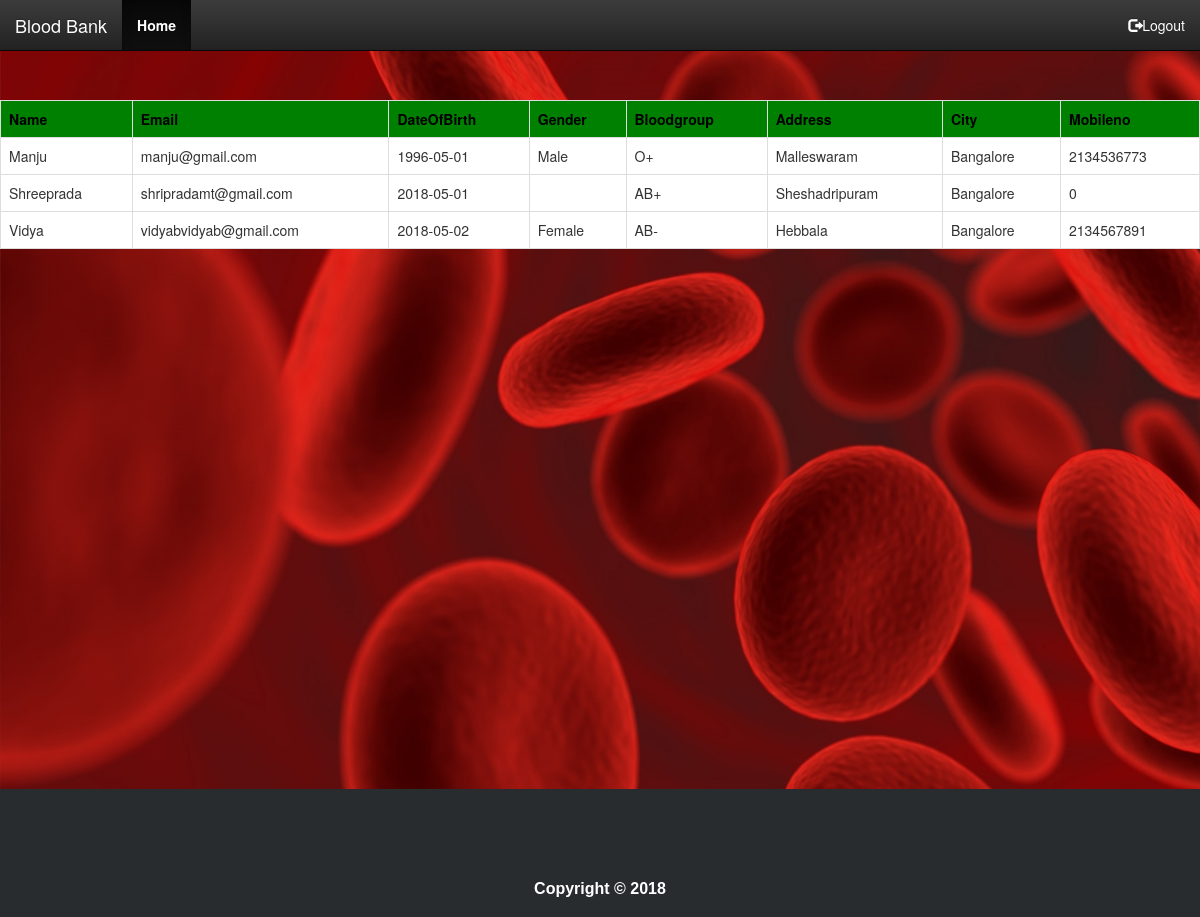
Page /admin/viewdonor.php on the committed database.
### tables this page shows
CREATE TABLE `donor` (
  `Name` varchar(20) NOT NULL,
  `Email` varchar(30) NOT NULL,
  `DOB` date NOT NULL,
  `Age` int(5) NOT NULL,
  `Gender` varchar(10) NOT NULL,
  `Bloodgroup` varchar(10) NOT NULL,
  `Address` varchar(50) NOT NULL,
  `City` varchar(20) NOT NULL,
  `Mobileno` int(15) NOT NULL,
  `Username` varchar(30) NOT NULL,
  `Password` varchar(20) NOT NULL,
  `Confirmpassword` varchar(20) NOT NULL
);

### admin/viewdonor.php (the view, shortened to what this page needs)
<?php
$conn=mysqli_connect("localhost","root","") or die("Could not connect");
$sql="select * from donor";
$records=mysqli_query($conn,$sql)or die (mysqli_error());
?>
<!DOCTYPE html>
<html>
<head>
    <link rel="stylesheet" href="assets/bootstrap/css/bootstrap.min.css">
    <link rel="stylesheet" href="assets/fonts/font-awesome.min.css">
    <link rel="stylesheet" href="assets/css/styles.css">
    <link rel="stylesheet" href="assets/css/Pretty-Footer.css">
</head>
<body>
    <nav class="navbar navbar-inverse navbar-fixed-top">
        <div class="container-fluid">
            <div class="navbar-header"><a class="navbar-brand navbar-link" href="#"><font color="white">Blood Bank</font><br></a>
            </div>
            <div class="collapse navbar-collapse" id="navcol-1">
                <ul class="nav navbar-nav">
				 <li class="active"><a href="../admin/adminhome.html"><font color="white"><b>Home</b></font></a></li>
                    </ul><div class="collapse navbar-collapse" id="navcol-1">
                    <ul class="nav navbar-nav navbar-right">
                      <li role="presentation"><a href="../admin/logout.php"><font color="white"><span class="glyphicon glyphicon-log-out"></span>Logout</font></a></li>
                    </ul>
            </div>
            </div>
        </div>
    </nav>
	<br><br><br><br><br>
		<center>
			<div class="Table">
            <table class="table table-bordered" width="50">
			  <tr>
	    <th style="background:green"><font color="black">Name</font></th>
        <th style="background:green"><font color="black">Email</font></th>
        <th style="background:green"><font color="black">DateOfBirth</font></th>
        <th style="background:green"><font color="black">Gender</font></th>
		<th style="background:green"><font color="black">Bloodgroup</font></th>
		<th style="background:green"><font color="black">Address</font></th>
		<th style="background:green"><font color="black">City</font></th>
		<th style="background:green"><font color="black">Mobileno</font></th>
      </tr>
	<?php
			while($sendrequest=mysqli_fetch_array($records))
		    {
				echo "<tr>";
				echo "<td style='background:white'>".$sendrequest['Name']."</td>";
				echo "<td style='background:white'>".$sendrequest['Email']."</td>";
				echo "<td style='background:white'>".$sendrequest['DOB']."</td>";
				echo "<td style='background:white'>".$sendrequest['Gender']."</td>";
				echo "<td style='background:white'>".$sendrequest['Bloodgroup']."</td>";
				echo "<td style='background:white'>".$sendrequest['Address']."</td>";
				echo "<td style='background:white'>".$sendrequest['City']."</td>";
				echo "<td style='background:white'>".$sendrequest['Mobileno']."</td>";
				echo "</tr>";
			}
			?>
			</table>
			</div>
			</center>
			<br><br><br><br><br><br><br><br><br><br><br><br><br><br><br><br><br><br><br><br><br><br>
<footer>
     <div class="col-md-12"><center>
            <label><br><br>Copyright © 2018 </label></center>
        </div><br>
    </footer>
		</body>
		</html>

### admin/assets/css/styles.css (style rules this page uses)
@media (min-width:768px) { .navbar-nav > li { float:left; } }
body { font-family:"Lucida Handwriting,Georgia; font-size:16px; line-height:1.42857143; color:#333; background-color:white; }
a { color:#337ab7; text-decoration:none; }

### admin/assets/css/Pretty-Footer.css (style rules this page uses)
footer { background-color:#292c2f; box-shadow:0 1px 1px 0 rgba(0, 0, 0, 0.12); box-sizing:border-box; width:100%; text-align:left; font:bold 16px sans-serif; padding:55px 50px; margin-top:80px; bottom:0; color:#fff; }

### admin/viewdonor.php (style rules this page uses)
body { background: url(assets/img/header.jpg)fixed; -webkit-background-size:cover; -moz-background-size: cover; -o-background-size: cover; background-size:cover; }

### rows in the picture
donor: Name "Manju", Email "manju@gmail.com", DOB "1996-05-01", Gender "Male", Bloodgroup "O+", Address "Malleswaram", City "Bangalore", Mobileno "2134536773"
donor: Name "Shreeprada", Email "shripradamt@gmail.com", DOB "2018-05-01", Bloodgroup "AB+", Address "Sheshadripuram", City "Bangalore", Mobileno "0"
donor: Name "Vidya", Email "vidyabvidyab@gmail.com", DOB "2018-05-02", Gender "Female", Bloodgroup "AB-", Address "Hebbala", City "Bangalore", Mobileno "2134567891"
